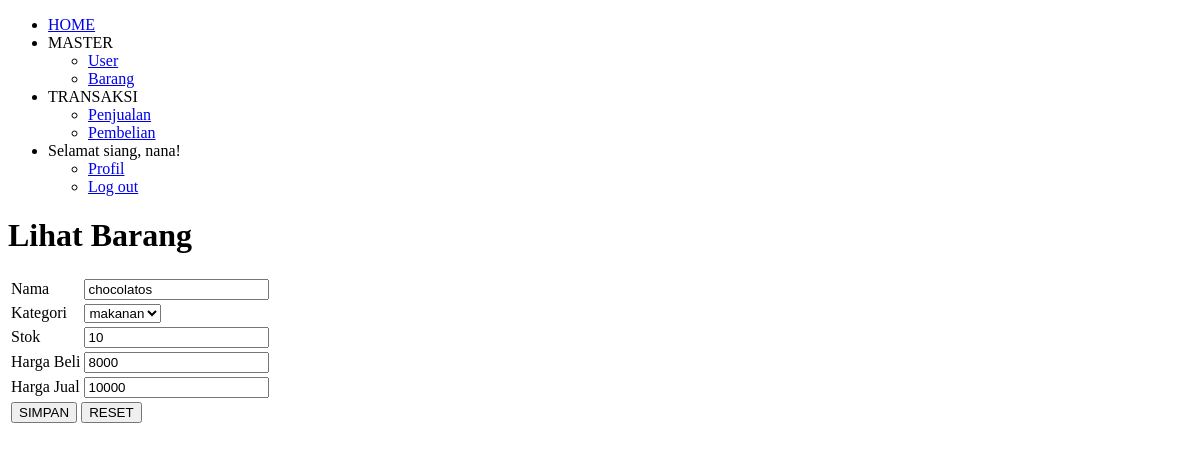
The app's page /read-barang.php?id=1 (signed in), older data.
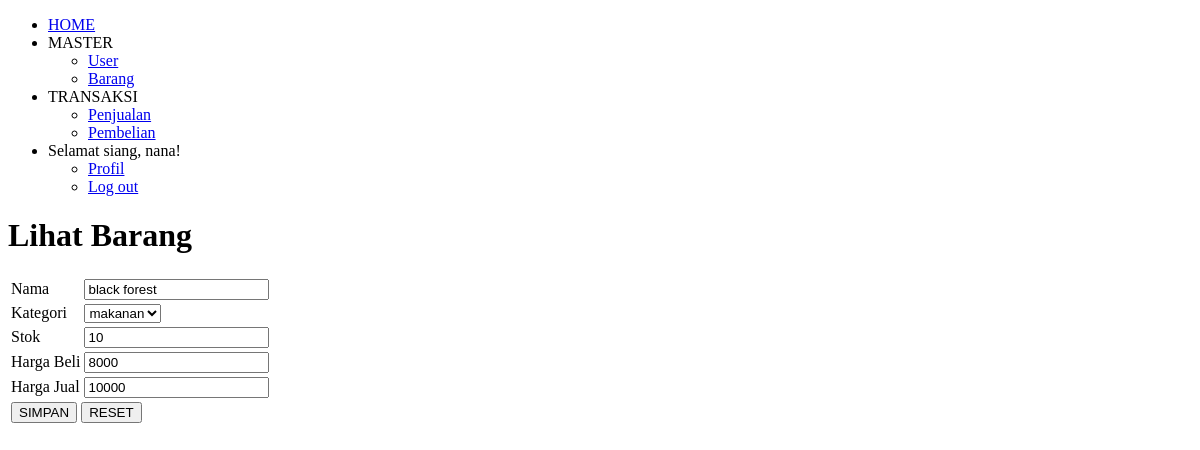
The same page, newer data.
### tables this page shows
CREATE TABLE `barang` (
  `id` int(11) UNSIGNED NOT NULL,
  `nama` varchar(50) NOT NULL,
  `kategori` enum('makanan','minuman') NOT NULL,
  `stok` int(10) UNSIGNED NOT NULL,
  `harga_beli` int(10) UNSIGNED NOT NULL,
  `harga_jual` int(10) UNSIGNED NOT NULL,
  `created_at` timestamp NOT NULL DEFAULT current_timestamp(),
  `updated_at` timestamp NULL DEFAULT NULL ON UPDATE current_timestamp()
);

### read-barang.php (the view, shortened to what this page needs)
<!DOCTYPE html>
<html>
<head>
</head>
<body>
	<?php include "menu.php"; ?>
	<?php
	require "koneksi.php";
	$id = $_GET["id"];
	$sql = "SELECT * FROM barang WHERE id = '$id'";
	$query = mysqli_query($koneksi, $sql);
	$barang = mysqli_fetch_array($query);
	?>
	<div>
		<form action="update-barang.php" method="POST">
			<h1>Lihat Barang</h1>
			<table>
				<tr>
					<td>Nama</td>
					<td><input type="text" name="nama" value="<?= $barang["nama"] ?>"></td>
				</tr>
				<tr>
					<td>Kategori</td>
					<td>
						<select name="kategori">
							<option value="makanan" <?= $barang["kategori"] == "makanan" ? "selected" : "" ?>>makanan</option>
						</select>
					</td>
				</tr>
				<tr>
					<td>Stok</td>
					<td><input type="number" name="stok" value="<?= $barang["stok"] ?>"></td>
				</tr>
				<tr>
					<td>Harga Beli</td>
					<td><input type="number" name="harga_beli" value="<?= $barang["harga_beli"] ?>"></td>
				</tr>
				<tr>
					<td>Harga Jual</td>
					<td><input type="number" name="harga_jual" value="<?= $barang["harga_jual"] ?>"></td>
				</tr>
				<tr>
					<td colspan="2">
						<button type="submit">SIMPAN</button>
						<button type="reset">RESET</button>
					</td>
				</tr>
			</table>
		</form>
	</div>
</body>
</html>

Row changes from the older to the newer data that the page shows:
changed barang "makanan": nama "chocolatos" → "black forest"
